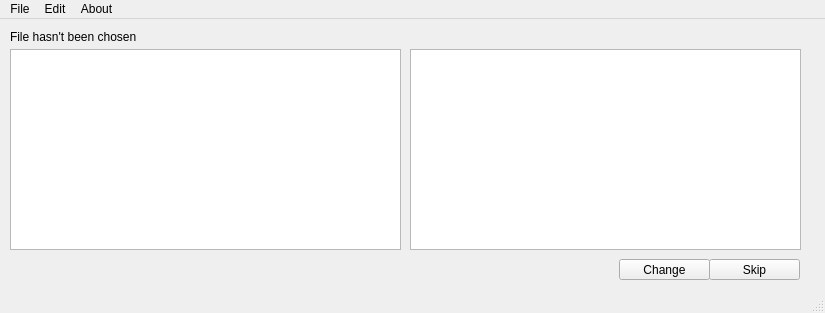
<?xml version="1.0" encoding="UTF-8"?>
<ui version="4.0">
 <class>MainWindow</class>
 <widget class="QMainWindow" name="MainWindow">
  <property name="geometry">
   <rect>
    <x>0</x>
    <y>0</y>
    <width>825</width>
    <height>313</height>
   </rect>
  </property>
  <property name="windowTitle">
   <string>Comment Translator</string>
  </property>
  <widget class="QWidget" name="centralwidget">
   <widget class="QLabel" name="filePath_lbl">
    <property name="geometry">
     <rect>
      <x>10</x>
      <y>10</y>
      <width>511</width>
      <height>16</height>
     </rect>
    </property>
    <property name="text">
     <string>File hasn't been chosen</string>
    </property>
   </widget>
   <widget class="QTextEdit" name="textEdit_before">
    <property name="geometry">
     <rect>
      <x>10</x>
      <y>30</y>
      <width>391</width>
      <height>201</height>
     </rect>
    </property>
   </widget>
   <widget class="QTextEdit" name="textEdit_after">
    <property name="geometry">
     <rect>
      <x>410</x>
      <y>30</y>
      <width>391</width>
      <height>201</height>
     </rect>
    </property>
   </widget>
   <widget class="QPushButton" name="change_pbtn">
    <property name="geometry">
     <rect>
      <x>619</x>
      <y>240</y>
      <width>91</width>
      <height>21</height>
     </rect>
    </property>
    <property name="text">
     <string>Change</string>
    </property>
   </widget>
   <widget class="QPushButton" name="skip_pbtn">
    <property name="geometry">
     <rect>
      <x>709</x>
      <y>240</y>
      <width>91</width>
      <height>21</height>
     </rect>
    </property>
    <property name="text">
     <string>Skip</string>
    </property>
   </widget>
  </widget>
  <widget class="QMenuBar" name="menubar">
   <property name="geometry">
    <rect>
     <x>0</x>
     <y>0</y>
     <width>825</width>
     <height>21</height>
    </rect>
   </property>
   <widget class="QMenu" name="menuFile">
    <property name="title">
     <string>File</string>
    </property>
    <addaction name="actionOpen"/>
    <addaction name="actionSave"/>
   </widget>
   <widget class="QMenu" name="menuEdit">
    <property name="title">
     <string>Edit</string>
    </property>
    <addaction name="actionUndo"/>
    <addaction name="actionRedo"/>
   </widget>
   <widget class="QMenu" name="menuAbout">
    <property name="title">
     <string>About</string>
    </property>
    <addaction name="actionSome_Infotmation"/>
   </widget>
   <addaction name="menuFile"/>
   <addaction name="menuEdit"/>
   <addaction name="menuAbout"/>
  </widget>
  <widget class="QStatusBar" name="statusbar"/>
  <action name="actionOpen">
   <property name="text">
    <string>Open</string>
   </property>
  </action>
  <action name="actionSave">
   <property name="text">
    <string>Save</string>
   </property>
  </action>
  <action name="actionSave_as">
   <property name="text">
    <string>Save as</string>
   </property>
  </action>
  <action name="actionUndo">
   <property name="text">
    <string>Undo</string>
   </property>
  </action>
  <action name="actionRedo">
   <property name="text">
    <string>Redo</string>
   </property>
  </action>
  <action name="actionSome_Infotmation">
   <property name="text">
    <string>Some Infotmation</string>
   </property>
  </action>
 </widget>
 <resources/>
 <connections/>
</ui>
